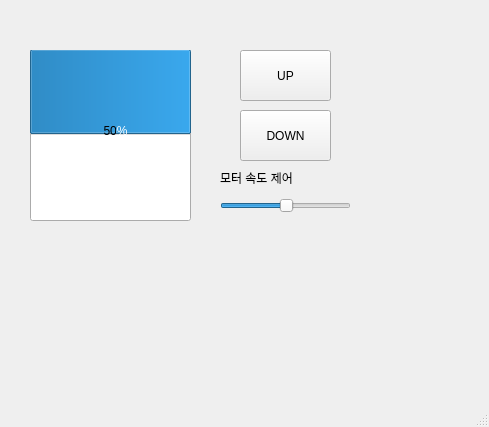
<?xml version="1.0" encoding="UTF-8"?>
<ui version="4.0">
 <class>MainWindow</class>
 <widget class="QMainWindow" name="MainWindow">
  <property name="geometry">
   <rect>
    <x>0</x>
    <y>0</y>
    <width>489</width>
    <height>427</height>
   </rect>
  </property>
  <property name="windowTitle">
   <string>MainWindow</string>
  </property>
  <widget class="QWidget" name="centralwidget">
   <widget class="QProgressBar" name="pb">
    <property name="geometry">
     <rect>
      <x>30</x>
      <y>50</y>
      <width>161</width>
      <height>171</height>
     </rect>
    </property>
    <property name="layoutDirection">
     <enum>Qt::LeftToRight</enum>
    </property>
    <property name="value">
     <number>50</number>
    </property>
    <property name="alignment">
     <set>Qt::AlignLeading|Qt::AlignLeft|Qt::AlignVCenter</set>
    </property>
    <property name="orientation">
     <enum>Qt::Vertical</enum>
    </property>
    <property name="invertedAppearance">
     <bool>true</bool>
    </property>
    <property name="textDirection">
     <enum>QProgressBar::TopToBottom</enum>
    </property>
   </widget>
   <widget class="QSlider" name="slider">
    <property name="geometry">
     <rect>
      <x>220</x>
      <y>190</y>
      <width>131</width>
      <height>31</height>
     </rect>
    </property>
    <property name="value">
     <number>50</number>
    </property>
    <property name="orientation">
     <enum>Qt::Horizontal</enum>
    </property>
   </widget>
   <widget class="QPushButton" name="upBtn">
    <property name="geometry">
     <rect>
      <x>240</x>
      <y>50</y>
      <width>91</width>
      <height>51</height>
     </rect>
    </property>
    <property name="text">
     <string>UP</string>
    </property>
   </widget>
   <widget class="QPushButton" name="downBtn">
    <property name="geometry">
     <rect>
      <x>240</x>
      <y>110</y>
      <width>91</width>
      <height>51</height>
     </rect>
    </property>
    <property name="text">
     <string>DOWN</string>
    </property>
   </widget>
   <widget class="QLabel" name="label">
    <property name="geometry">
     <rect>
      <x>220</x>
      <y>170</y>
      <width>91</width>
      <height>16</height>
     </rect>
    </property>
    <property name="text">
     <string>모터 속도 제어</string>
    </property>
   </widget>
  </widget>
  <widget class="QMenuBar" name="menubar">
   <property name="geometry">
    <rect>
     <x>0</x>
     <y>0</y>
     <width>489</width>
     <height>22</height>
    </rect>
   </property>
  </widget>
  <widget class="QStatusBar" name="statusbar"/>
 </widget>
 <resources/>
 <connections>
  <connection>
   <sender>upBtn</sender>
   <signal>pressed()</signal>
   <receiver>MainWindow</receiver>
   <slot>upPressed()</slot>
   <hints>
    <hint type="sourcelabel">
     <x>273</x>
     <y>94</y>
    </hint>
    <hint type="destinationlabel">
     <x>267</x>
     <y>428</y>
    </hint>
   </hints>
  </connection>
  <connection>
   <sender>upBtn</sender>
   <signal>released()</signal>
   <receiver>MainWindow</receiver>
   <slot>upReleased()</slot>
   <hints>
    <hint type="sourcelabel">
     <x>306</x>
     <y>99</y>
    </hint>
    <hint type="destinationlabel">
     <x>306</x>
     <y>443</y>
    </hint>
   </hints>
  </connection>
  <connection>
   <sender>downBtn</sender>
   <signal>pressed()</signal>
   <receiver>MainWindow</receiver>
   <slot>downPressed()</slot>
   <hints>
    <hint type="sourcelabel">
     <x>258</x>
     <y>177</y>
    </hint>
    <hint type="destinationlabel">
     <x>262</x>
     <y>467</y>
    </hint>
   </hints>
  </connection>
  <connection>
   <sender>downBtn</sender>
   <signal>released()</signal>
   <receiver>MainWindow</receiver>
   <slot>downReleased()</slot>
   <hints>
    <hint type="sourcelabel">
     <x>318</x>
     <y>162</y>
    </hint>
    <hint type="destinationlabel">
     <x>336</x>
     <y>441</y>
    </hint>
   </hints>
  </connection>
  <connection>
   <sender>slider</sender>
   <signal>valueChanged(int)</signal>
   <receiver>MainWindow</receiver>
   <slot>slide()</slot>
   <hints>
    <hint type="sourcelabel">
     <x>291</x>
     <y>234</y>
    </hint>
    <hint type="destinationlabel">
     <x>290</x>
     <y>484</y>
    </hint>
   </hints>
  </connection>
 </connections>
 <slots>
  <slot>upReleased()</slot>
  <slot>slide()</slot>
  <slot>downReleased()</slot>
  <slot>upPressed()</slot>
  <slot>downPressed()</slot>
 </slots>
</ui>
